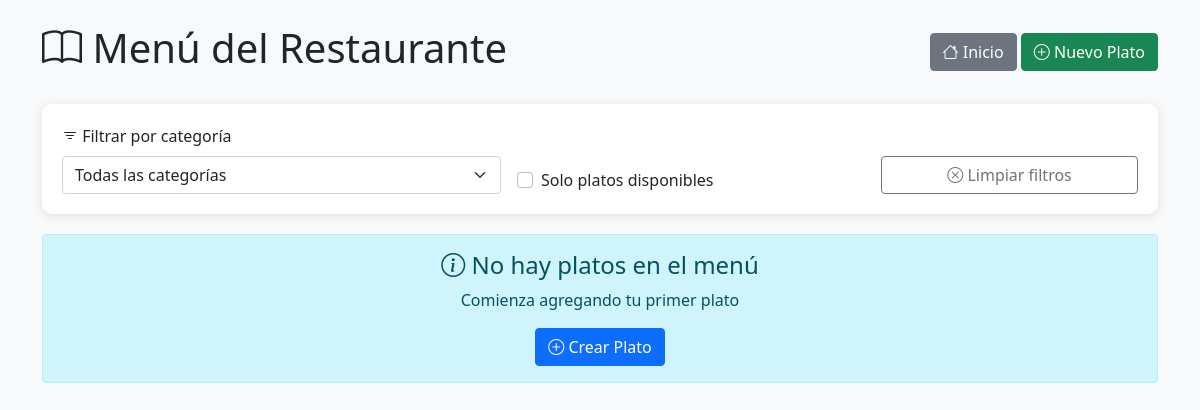
/menu/, run on an earlier commit of the app's database.
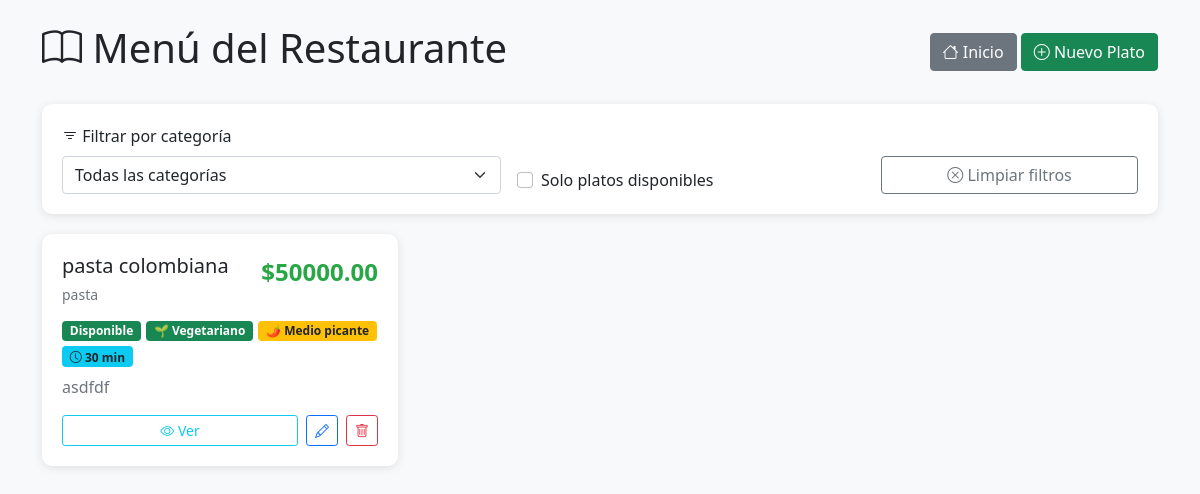
And on a later commit of the database.
### first_app/models.py (models this page shows, shortened)
class MenuItem(models.Model):
    name = models.CharField(
        max_length=200,
        verbose_name="Nombre del plato"
    )
    category = models.ForeignKey(
        Category,
        on_delete=models.CASCADE,
        related_name='menu_items',
        verbose_name="Categoría"
    )
    description = models.TextField(
        verbose_name="Descripción",
        help_text="Describe los ingredientes y preparación"
    )
    price = models.DecimalField(
        max_digits=8,
        decimal_places=2,
        validators=[MinValueValidator(0)],
        verbose_name="Precio"
    )
    is_available = models.BooleanField(
        default=True,
        verbose_name="Disponible"
    )
    is_vegetarian = models.BooleanField(
        default=False,
        verbose_name="Vegetariano"
    )
    spicy_level = models.IntegerField(
        choices=[
            (0, 'No picante'),
            (1, 'Poco picante'),
            (2, 'Medio picante'),
            (3, 'Muy picante'),
        ],
        default=0,
        verbose_name="Nivel de picante"
    )
    preparation_time = models.IntegerField(
        validators=[MinValueValidator(1)],
        help_text="Tiempo en minutos",
        verbose_name="Tiempo de preparación"
    )
    created_at = models.DateTimeField(auto_now_add=True)
    updated_at = models.DateTimeField(auto_now=True)
    class Meta:
        verbose_name = "Plato del menú"
        verbose_name_plural = "Platos del menú"
        ordering = ['category', 'name']

class Category(models.Model):
    name = models.CharField(
        max_length=100,
        unique=True,
        verbose_name="Nombre de la categoría"
    )
    description = models.TextField(
        blank=True,
        verbose_name="Descripción"
    )
    created_at = models.DateTimeField(auto_now_add=True)
    updated_at = models.DateTimeField(auto_now=True)
    class Meta:
        verbose_name = "Categoría"
        verbose_name_plural = "Categorías"
        ordering = ['name']

### first_app/views.py (the view)
# urls.py: path('menu/', views.menu_list, name='menu_list'),
def menu_list(request):
    menu_items = MenuItem.objects.select_related('category').all()
    category_id = request.GET.get('category')
    if category_id:
        menu_items = menu_items.filter(category_id=category_id)
    available_only = request.GET.get('available')
    if available_only == '1':
        menu_items = menu_items.filter(is_available=True)
    categories = Category.objects.all()
    return render(request, 'first_app/menu_list.html', {
        'menu_items': menu_items,
        'categories': categories
    })

### templates/first_app/menu_list.html (shortened to what this page needs)
<!DOCTYPE html>
<html lang="es">
<head>
    <link href="https://cdn.jsdelivr.net/npm/bootstrap@5.1.3/dist/css/bootstrap.min.css" rel="stylesheet">
    <link rel="stylesheet" href="https://cdn.jsdelivr.net/npm/bootstrap-icons@1.7.2/font/bootstrap-icons.css">
</head>
<body>
    <div class="container mt-4">
        <div class="d-flex justify-content-between align-items-center mb-4">
            <h1><i class="bi bi-book"></i> Menú del Restaurante</h1>
            <div>
                <a href="{% url 'home' %}" class="btn btn-secondary">
                    <i class="bi bi-house"></i> Inicio
                </a>
                <a href="{% url 'menu_create' %}" class="btn btn-success">
                    <i class="bi bi-plus-circle"></i> Nuevo Plato
                </a>
            </div>
        </div>
        <div class="filters-card">
            <form method="get" class="row g-3 align-items-end">
                <div class="col-md-5">
                    <label class="form-label"><i class="bi bi-filter"></i> Filtrar por categoría</label>
                    <select name="category" class="form-select" onchange="this.form.submit()">
                        <option value="">Todas las categorías</option>
                    </select>
                </div>
                <div class="col-md-4">
                    <div class="form-check">
                        <input class="form-check-input" type="checkbox" name="available" value="1"
                               id="availableCheck" {% if request.GET.available %}checked{% endif %}
                               onchange="this.form.submit()">
                        <label class="form-check-label" for="availableCheck">
                            Solo platos disponibles
                        </label>
                    </div>
                </div>
                <div class="col-md-3">
                    <a href="{% url 'menu_list' %}" class="btn btn-outline-secondary w-100">
                        <i class="bi bi-x-circle"></i> Limpiar filtros
                    </a>
                </div>
            </form>
        </div>
        {% if menu_items %}
            <div class="row">
                {% for item in menu_items %}
                <div class="col-md-6 col-lg-4">
                    <div class="menu-card">
                        <div class="menu-header">
                            <div>
                                <h5 class="mb-1">{{ item.name }}</h5>
                                <small class="text-muted">{{ item.category.name }}</small>
                            </div>
                            <div class="price-tag">${{ item.price }}</div>
                        </div>
                        <div class="menu-badges mb-2">
                            {% if not item.is_available %}
                            <span class="badge bg-danger">No disponible</span>
                            {% else %}
                            <span class="badge bg-success">Disponible</span>
                            {% endif %}
                            {% if item.is_vegetarian %}
                            <span class="badge bg-success">🌱 Vegetariano</span>
                            {% endif %}
                            {% if item.spicy_level > 0 %}
                            <span class="badge bg-warning text-dark">
                                🌶️ {{ item.get_spicy_level_display }}
                            </span>
                            {% endif %}
                            <span class="badge bg-info text-dark">
                                <i class="bi bi-clock"></i> {{ item.preparation_time }} min
                            </span>
                        </div>
                        <p class="text-muted mb-3">{{ item.description|truncatewords:15 }}</p>
                        <div class="d-flex gap-2">
                            <a href="{% url 'menu_detail' item.pk %}" class="btn btn-sm btn-outline-info flex-fill">
                                <i class="bi bi-eye"></i> Ver
                            </a>
                            <a href="{% url 'menu_update' item.pk %}" class="btn btn-sm btn-outline-primary">
                                <i class="bi bi-pencil"></i>
                            </a>
                            <a href="{% url 'menu_delete' item.pk %}" class="btn btn-sm btn-outline-danger">
                                <i class="bi bi-trash"></i>
                            </a>
                        </div>
                    </div>
                </div>
                {% endfor %}
            </div>
        {% else %}
            <div class="alert alert-info text-center">
                <h4><i class="bi bi-info-circle"></i> No hay platos en el menú</h4>
                <p>Comienza agregando tu primer plato</p>
                <a href="{% url 'menu_create' %}" class="btn btn-primary">
                    <i class="bi bi-plus-circle"></i> Crear Plato
                </a>
            </div>
        {% endif %}
    </div>
</body>
</html>

### templates/first_app/menu_list.html (style rules this page uses)
body { background-color: #f8f9fa; }
.menu-card { background: white; border-radius: 10px; padding: 20px; margin-bottom: 20px; box-shadow: 0 2px 10px rgba(0,0,0,0.1); transition: transform 0.2s; }
.menu-header { display: flex; justify-content: space-between; align-items: start; margin-bottom: 15px; }
.price-tag { font-size: 1.5rem; font-weight: bold; color: #28a745; }
.menu-badges { display: flex; gap: 5px; flex-wrap: wrap; margin-bottom: 10px; }
.filters-card { background: white; border-radius: 10px; padding: 20px; margin-bottom: 20px; box-shadow: 0 2px 10px rgba(0,0,0,0.1); }

What changed in the data, as far as the page shows it:
added MenuItem: name "pasta colombiana", category.name "pasta", price "50000.00", is_available "Disponible", is_vegetarian "🌱 Vegetariano", spicy_level "Medio picante", preparation_time "30", description "asdfdf"
Also different on the page:
text no longer shown: "No hay platos en el menú Comienza agregando tu primer plato Crear Plato"
